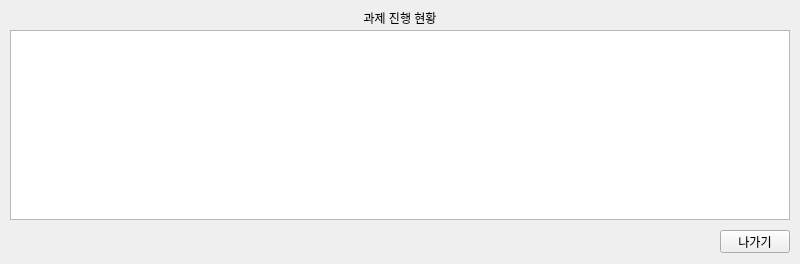
<?xml version="1.0" encoding="UTF-8"?>
<ui version="4.0">
 <class>MainWindow</class>
 <widget class="QMainWindow" name="MainWindow">
  <property name="geometry">
   <rect>
    <x>0</x>
    <y>0</y>
    <width>800</width>
    <height>264</height>
   </rect>
  </property>
  <property name="minimumSize">
   <size>
    <width>800</width>
    <height>264</height>
   </size>
  </property>
  <property name="maximumSize">
   <size>
    <width>800</width>
    <height>264</height>
   </size>
  </property>
  <property name="windowTitle">
   <string>Cyber Campus Manage Tool - Assign</string>
  </property>
  <widget class="QWidget" name="centralwidget">
   <widget class="QTableWidget" name="assign_tableWidget">
    <property name="geometry">
     <rect>
      <x>10</x>
      <y>30</y>
      <width>780</width>
      <height>190</height>
     </rect>
    </property>
   </widget>
   <widget class="QLabel" name="label">
    <property name="geometry">
     <rect>
      <x>10</x>
      <y>10</y>
      <width>780</width>
      <height>16</height>
     </rect>
    </property>
    <property name="text">
     <string>과제 진행 현황</string>
    </property>
    <property name="alignment">
     <set>Qt::AlignCenter</set>
    </property>
   </widget>
   <widget class="QPushButton" name="exit_button">
    <property name="geometry">
     <rect>
      <x>720</x>
      <y>230</y>
      <width>70</width>
      <height>23</height>
     </rect>
    </property>
    <property name="text">
     <string>나가기</string>
    </property>
   </widget>
  </widget>
 </widget>
 <resources/>
 <connections/>
</ui>
